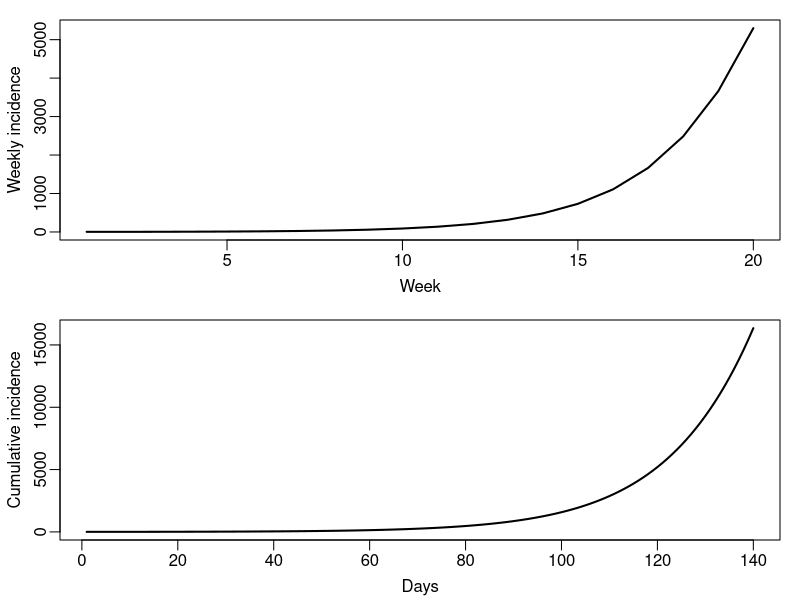
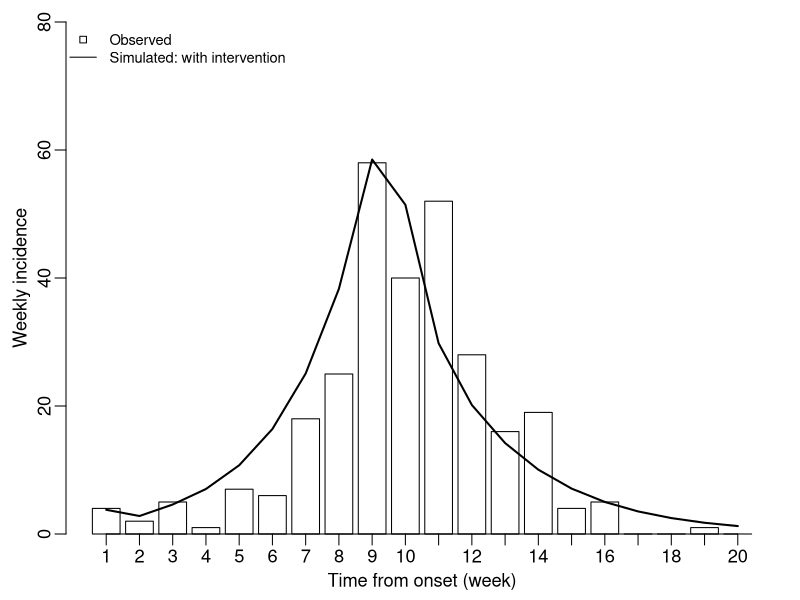
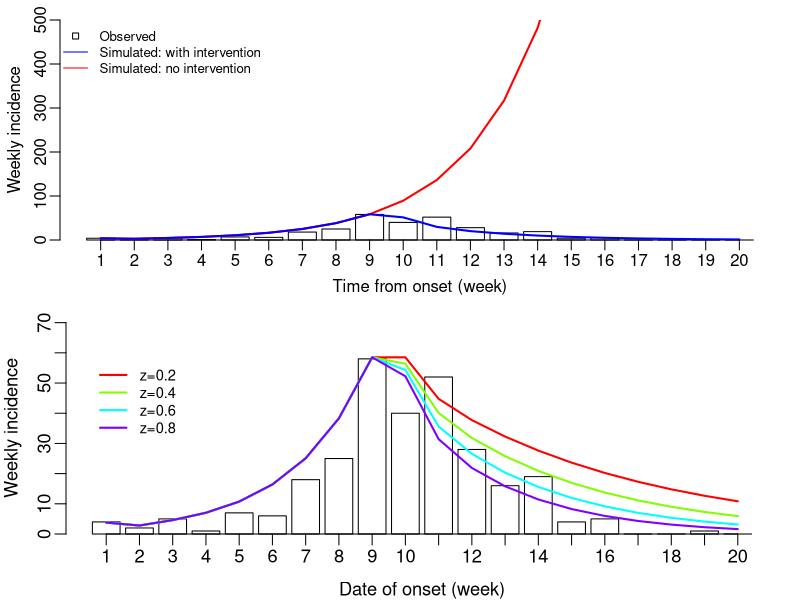
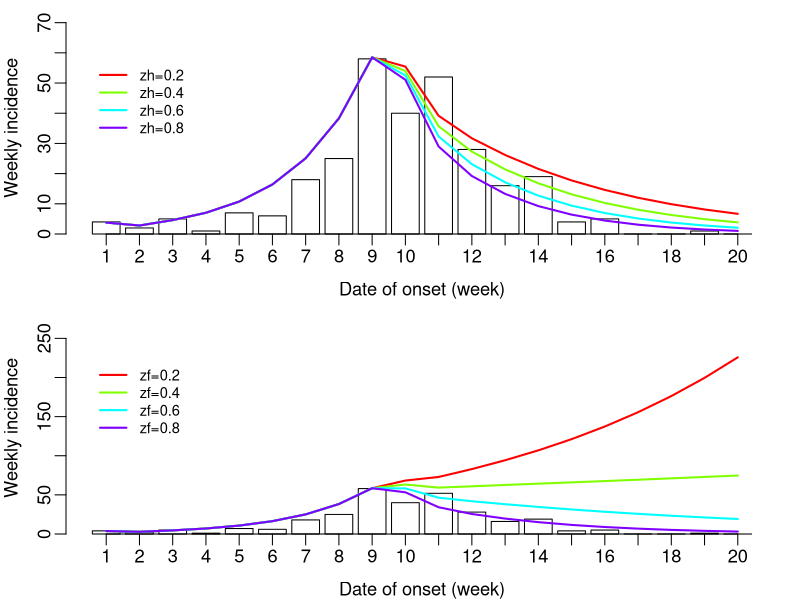
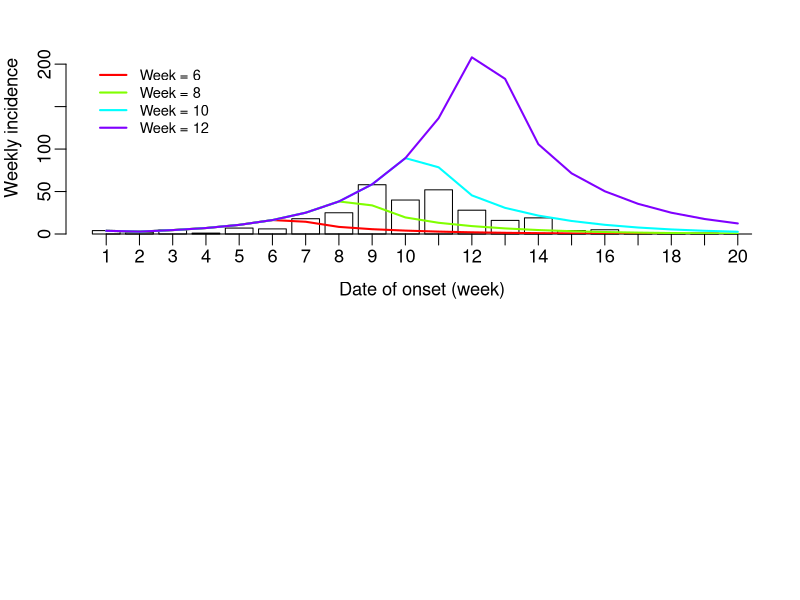

These charts were generated, in order, by the following R code:
## Lab 5: A complex compartmental model for Ebola
## model taken from Legrand et al. 2007

#############################################################################
## !!! NOTE: Please focus on the questions in the lab slides (i.e. pdf file)  
##              -those are the core questions you need to answer. 
## Any additional questions in this R script are meant as guidelines.
#############################################################################

## if you haven't had it installed yet, type in the following first:
## install.packages('deSolve')
library(deSolve)

EBOLA = function(t,state,parameters){
  with(as.list(c(state,parameters)),{
    
    # rate of change
    dS =  -S/N * (beta.I * I + beta.H * H + beta.F * FF);
    dE = S/N * (beta.I * I + beta.H * H  +  beta.F * FF)  -  alpha * E
    dI = alpha * E - I * (gamma.h * theta1 + gamma.d * (1 - theta1) * delta1 + gamma.i * (1 - theta1) * (1 - delta1));
    dH = gamma.h * theta1 * I - gamma.dh * delta2 * H  -  gamma.ih * (1 - delta2) * H
    dFF =  gamma.dh * delta2 * H  +  gamma.d * (1 - theta1) * delta1 * I  -  gamma.f * FF
    dR =  gamma.f * FF  +  gamma.i * (1 - theta1) * (1 - delta1) * I  +  gamma.ih * (1 - delta2) * H
    
    dcumInci = alpha * E # cumulative incidence
    
    # return the rate of change
    list(c(dS,  dE,  dI,  dH,  dFF,  dR,  dcumInci))
  }) # end with(as.list...)
}

####################################################################################
## Simulate the DRC 1995 outbreak
####################################################################################
# Initial conditions:
N = 2e5; E0 = H0 = FF0 = R0 = 0; I0 = 3; cumInci0 = 3; S0 = N - I0;
state = c(S = S0, E = E0, I = I0, H = H0, FF = FF0 , R = R0, cumInci = cumInci0);

## parameters for the DRC 1995 outbreak (Tables 3 & 4 in Legrand et al. 2007)
# no intervention
alpha = 1/7; # incubation period: 7 days
gamma.h = 1/5; # from onset to hopspitalization: 5 days
gamma.d = 1/9.6; # from onset to death: 9.6 days
gamma.i = 1/10; # from onset to end of infectiousness for survivors: 10 days
gamma.f = 1/2; # from death to traditional burial 2 days
gamma.ih = 1/(10 - 5); # from hospitalization to end of infectiousness for survivors
gamma.dh = 1/(9.6 - 5); # from hospitalization to death
theta1 = .67; # proportion infectious in the hospital
delta1 = .8; # CFR for unhospitalized
delta2 = .8; # CFR for hospitalize
p = .85; ## reduced by a factor of p as we are running it deterministically
beta.I = .588/7; # transmission rate in the community
beta.H = .794/7; # transmission rate in the hospital
beta.F = 7.653/7 * p # transmission rate at funerals; 

# parms without intervention
parmsNoCtrl = c(alpha = alpha, # incubation period: 7 days
              gamma.h = gamma.h, # from onset to hopspitalization: 5 days
              gamma.d = gamma.d, # from onset to death: 9.6 days
              gamma.i = gamma.i, # from onset to end of infectiousness for survivors: 10 days
              gamma.f = gamma.f, # from death to traditional burial 2 days
              gamma.ih = gamma.ih, # from hospitalization to end of infectiousness for survivors
              gamma.dh = gamma.dh, # from hospitalization to death
              theta1 = theta1, # proportion infectious in the hospital
              delta1 = delta1, # CFR for unhospitalized
              delta2 = delta2, # CFR for hospitalize
              beta.I = beta.I, # transmission rate in the community
              beta.H = beta.H, # transmission rate in the hospital
              beta.F = beta.F # transmission rate at funerals, 
);


####################################
## FIRST RUN WITHOUT CONTROL:
####################################
times = 1:140; # run for 20 weeks
sim = ode(y = state, times = times, func = EBOLA, parms = parmsNoCtrl);

inci = sim[seq(7,nrow(sim), by = 7),'cumInci'] - c(0,sim[seq(7,nrow(sim) - 7, by = 7),'cumInci']) # get weekly incidence

par(mfrow = c(2,1), mar = c(3,3,1,1), mgp = c(1.8,.5,0), cex = 1)
plot(inci,ylab = 'Weekly incidence', xlab = 'Week', type = 'l', lwd = 2)
plot(sim[,'cumInci'], ylab = 'Cumulative incidence', xlab = 'Days', type = 'l', lwd = 2)


#######################################
## NOW RUN IT WITH INTERVENTION AFTER 9 WEEK OF FIRST CASE
#######################################

# parms with intervention
z = .88; # intervention in the community
z.H = .75; # intervention in the hospital
z.F = 0.875; # intervention in safe burial
parmsCtrl = c(alpha = alpha, # incubation period: 7 days
            gamma.h = gamma.h, # from onset to hopspitalization: 5 days
            gamma.d = gamma.d, # from onset to death: 9.6 days
            gamma.i = gamma.i, # from onset to end of infectiousness for survivors: 10 days
            gamma.f = gamma.f, # from death to traditional burial 2 days
            gamma.ih = gamma.ih, # from hospitalization to end of infectiousness for survivors
            gamma.dh = gamma.dh, # from hospitalization to death
            theta1 = theta1, # proportion infectious in the hospital
            delta1 = delta1, # CFR for unhospitalized
            delta2 = delta2, # CFR for hospitalize
            beta.I = beta.I * (1 - z), # transmission rate in the community
            beta.H = beta.H * (1 - z.H), # transmission rate in the hospital
            beta.F = beta.F * (1 - z.F) # transmission rate at funerals, 
);

## simulation starts on Mar 1, no intervention until May 4 (~9 weeks later)
## last case identified on July 12 (~19w weeks later)
times1 = seq(1,9*7,by = 1); # first 9 weeks with out intervention
times2 = seq(9*7, 20*7,by = 1); # afterward with incidence

# Stage 1: no intervention
simNoCtrl = ode(y = state, times = times1, func = EBOLA, parms = parmsNoCtrl);

# Stage 2: yes intervention
state2 = c(S = tail(simNoCtrl[,'S'],1), E = tail(simNoCtrl[,'E'],1),
         I = tail(simNoCtrl[,'I'],1),H = tail(simNoCtrl[,'H'],1),
         FF = tail(simNoCtrl[,'FF'],1), R = tail(simNoCtrl[,'R'],1),
         cumInci = tail(simNoCtrl[,'cumInci'],1));
simCtrl = ode(y = state2, times = times2, func = EBOLA, parms = parmsCtrl);

# Combine the two
sim2 = rbind(simNoCtrl,simCtrl[-1,])

inci2 = sim2[seq(7,nrow(sim2),by = 7),'cumInci'] - c(0,sim2[seq(7,nrow(sim2) - 7,by = 7),'cumInci']) # get weekly incidence


#######################################
## COMPARE: NO-INTERVENTION, YES-INTERVENTION, OBSERVATIONS
#######################################
## mock data
dates = seq(as.Date('1995/3/4'),as.Date('1995/7/15'), by = 7);
obs = c(4,2,5,1,7,6,18,25,58,40,52,28,16,19,4,5,0,0,1,0); # 291 cases
da = cbind(dates,obs)

## plot results：simulated (with intervention) v. observations
par(mfrow = c(1,1), mar = c(3,3,1,1), mgp = c(1.6,.5,0), cex = 1.1)
## Note: In barplot, bars are not drawn at intervals 1:10, etc., but on something else. 
## The actual x-coodinates can be seen if you save your barplot object. 
df.bar = barplot(obs,col = 'white',xlab = 'Time from onset (week)',
               ylab = 'Weekly incidence',ylim = c(0,80))
axis(1,at = df.bar,lab = 1:20)
lines(x = df.bar, y = inci2,lwd = 2) # use 'x=df.bar' to match with weeks
legend('topleft',c('Observed','Simulated: with intervention'),
       lty = c(NA,1), pch = c(0,NA), col = c('black','black'), cex = .8, bty = 'n')


##########################
### Q3: compare intervention with no intervention

  # plot and compare all three yourself

par(mfrow = c(2,1), mar = c(3,3,1,1), mgp = c(1.8,.5,0), cex = 1)
df.bar = barplot(obs,col = 'white',xlab = 'Time from onset (week)',
                 ylab = 'Weekly incidence',ylim = c(0,500))
axis(1,at = df.bar,lab = 1:20)
lines(x = df.bar, y = inci, lwd = 2, col = "red")
lines(x = df.bar, y = inci2,lwd = 2, col = "blue") 
legend('topleft',c('Observed','Simulated: with intervention', 'Simulated: no intervention'),
       lty = c(NA,1,1), pch = c(0,NA,NA), col = c('black','blue', 'red'), cex = .8, bty = 'n')

##############################################################################
## SENSITIVITY TESTS & EFFECTIVENESS OF INTERVENTION
##############################################################################
## Reduction in transmission within the community:
times1 = seq(1,9*7, by = 1); # first wk weeks with out intervention
times2 = seq(9*7, 20*7, by = 1);

zs = seq(.2,.8, by = .2)
res = matrix(0,20,length(zs))
for (i in 1:length(zs)) {
  z = zs[i]; # intervention in the community
  z.H = 0.75; # intervention in the hospital
  z.F = 0.875; # intervention in safe burial
  parmsCtrl = c(alpha = alpha, # incubation period: 7 days
              gamma.h = gamma.h, # from onset to hopspitalization: 5 days
              gamma.d = gamma.d, # from onset to death: 9.6 days
              gamma.i = gamma.i, # from onset to end of infectiousness for survivors: 10 days
              gamma.f = gamma.f, # from death to traditional burial 2 days
              gamma.ih = gamma.ih, # from hospitalization to end of infectiousness for survivors
              gamma.dh = gamma.dh, # from hospitalization to death
              theta1 = theta1, # proportion infectious in the hospital
              delta1 = delta1, # CFR for unhospitalized
              delta2 = delta2, # CFR for hospitalize
              beta.I = beta.I * (1 - z), # transmission rate in the community
              beta.H = beta.H * (1 - z.H), # transmission rate in the hospital
              beta.F = beta.F * (1 - z.F) # transmission rate at funerals, 
  );
  simNoCtrl = ode(y = state, times = times1,func = EBOLA,parms = parmsNoCtrl);
  state2 = c(S = tail(simNoCtrl[,'S'],1), E = tail(simNoCtrl[,'E'],1),I = tail(simNoCtrl[,'I'],1),
           H = tail(simNoCtrl[,'H'],1),FF = tail(simNoCtrl[,'FF'],1),R = tail(simNoCtrl[,'R'],1),
           Inci = tail(simNoCtrl[,'cumInci'],1));
  simCtrl = ode(y = state2,times = times2,func = EBOLA,parms = parmsCtrl);
  sim = rbind(simNoCtrl,simCtrl[-1,])
  # save the result before exiting the loop
  res[,i] = sim[seq(7,nrow(sim),by = 7),'cumInci'] - c(0,sim[seq(7,nrow(sim) - 7,by = 7),'cumInci']) # get weekly incidence
}

ymax = max(res)*1.2
par(mar = c(3,3,1,1), mgp = c(2,.5,0),cex = 1.1)
df.bar = barplot(obs,col = 'white',xlab = 'Date of onset (week)',
               ylab = 'Weekly incidence',ylim = c(0,ymax))
axis(1,at = df.bar,lab = 1:20)
matlines(x = df.bar, y = res,lty = 1, lwd = 2,col = rainbow(ncol(res))) # use 'x=df.bar' to match with weeks
legend(0,ymax/1.2,c(paste('z=',zs,sep = '')),
       lty = 1, lwd = 2,col = rainbow(ncol(res)),bty = 'n', cex = .8)



## NOW ADAPT THE CODE ABOVE TO COMPLETE THE EXERCISE BELOW:


##############################
# intervention at the hospital
##############################

times1 = seq(1,9*7, by = 1); # first wk weeks with out intervention
times2 = seq(9*7, 20*7, by = 1);

zh = seq(.2,.8, by = .2)
res = matrix(0,20,length(zs))
for (i in 1:length(zh)) {
  z = 0.88; # intervention in the community
  z.H = zh[i]; # intervention in the hospital
  z.F = 0.875; # intervention in safe burial
  parmsCtrl = c(alpha = alpha, # incubation period: 7 days
                gamma.h = gamma.h, # from onset to hopspitalization: 5 days
                gamma.d = gamma.d, # from onset to death: 9.6 days
                gamma.i = gamma.i, # from onset to end of infectiousness for survivors: 10 days
                gamma.f = gamma.f, # from death to traditional burial 2 days
                gamma.ih = gamma.ih, # from hospitalization to end of infectiousness for survivors
                gamma.dh = gamma.dh, # from hospitalization to death
                theta1 = theta1, # proportion infectious in the hospital
                delta1 = delta1, # CFR for unhospitalized
                delta2 = delta2, # CFR for hospitalize
                beta.I = beta.I * (1 - z), # transmission rate in the community
                beta.H = beta.H * (1 - z.H), # transmission rate in the hospital
                beta.F = beta.F * (1 - z.F) # transmission rate at funerals, 
  );
  simNoCtrl = ode(y = state, times = times1,func = EBOLA,parms = parmsNoCtrl);
  state2 = c(S = tail(simNoCtrl[,'S'],1), E = tail(simNoCtrl[,'E'],1),I = tail(simNoCtrl[,'I'],1),
             H = tail(simNoCtrl[,'H'],1),FF = tail(simNoCtrl[,'FF'],1),R = tail(simNoCtrl[,'R'],1),
             Inci = tail(simNoCtrl[,'cumInci'],1));
  simCtrl = ode(y = state2,times = times2,func = EBOLA,parms = parmsCtrl);
  sim = rbind(simNoCtrl,simCtrl[-1,])
  # save the result before exiting the loop
  res[,i] = sim[seq(7,nrow(sim),by = 7),'cumInci'] - c(0,sim[seq(7,nrow(sim) - 7,by = 7),'cumInci']) # get weekly incidence
}

ymax = max(res)*1.2
par(mar = c(3,3,1,1), mgp = c(2,.5,0),cex = 1.1)
df.bar = barplot(obs,col = 'white',xlab = 'Date of onset (week)',
                 ylab = 'Weekly incidence',ylim = c(0,ymax))
axis(1,at = df.bar,lab = 1:20)
matlines(x = df.bar, y = res,lty = 1, lwd = 2,col = rainbow(ncol(res))) # use 'x=df.bar' to match with weeks
legend(0,ymax/1.2,c(paste('zh=',zh,sep = '')),
       lty = 1, lwd = 2,col = rainbow(ncol(res)),bty = 'n', cex = .8)



##############################
# Intervention at the funerals
##############################


times1 = seq(1,9*7, by = 1); # first wk weeks with out intervention
times2 = seq(9*7, 20*7, by = 1);

zf = seq(.2,.8, by = .2)
res = matrix(0,20,length(zs))
for (i in 1:length(zf)) {
  z = 0.88; # intervention in the community
  z.H = 0.75; # intervention in the hospital
  z.F = zf[i]; # intervention in safe burial
  parmsCtrl = c(alpha = alpha, # incubation period: 7 days
                gamma.h = gamma.h, # from onset to hopspitalization: 5 days
                gamma.d = gamma.d, # from onset to death: 9.6 days
                gamma.i = gamma.i, # from onset to end of infectiousness for survivors: 10 days
                gamma.f = gamma.f, # from death to traditional burial 2 days
                gamma.ih = gamma.ih, # from hospitalization to end of infectiousness for survivors
                gamma.dh = gamma.dh, # from hospitalization to death
                theta1 = theta1, # proportion infectious in the hospital
                delta1 = delta1, # CFR for unhospitalized
                delta2 = delta2, # CFR for hospitalize
                beta.I = beta.I * (1 - z), # transmission rate in the community
                beta.H = beta.H * (1 - z.H), # transmission rate in the hospital
                beta.F = beta.F * (1 - z.F) # transmission rate at funerals, 
  );
  simNoCtrl = ode(y = state, times = times1,func = EBOLA,parms = parmsNoCtrl);
  state2 = c(S = tail(simNoCtrl[,'S'],1), E = tail(simNoCtrl[,'E'],1),I = tail(simNoCtrl[,'I'],1),
             H = tail(simNoCtrl[,'H'],1),FF = tail(simNoCtrl[,'FF'],1),R = tail(simNoCtrl[,'R'],1),
             Inci = tail(simNoCtrl[,'cumInci'],1));
  simCtrl = ode(y = state2,times = times2,func = EBOLA,parms = parmsCtrl);
  sim = rbind(simNoCtrl,simCtrl[-1,])
  # save the result before exiting the loop
  res[,i] = sim[seq(7,nrow(sim),by = 7),'cumInci'] - c(0,sim[seq(7,nrow(sim) - 7,by = 7),'cumInci']) # get weekly incidence
}

ymax = max(res)*1.2
par(mar = c(3,3,1,1), mgp = c(2,.5,0),cex = 1.1)
df.bar = barplot(obs,col = 'white',xlab = 'Date of onset (week)',
                 ylab = 'Weekly incidence',ylim = c(0,ymax))
axis(1,at = df.bar,lab = 1:20)
matlines(x = df.bar, y = res,lty = 1, lwd = 2,col = rainbow(ncol(res))) # use 'x=df.bar' to match with weeks
legend(0,ymax/1.2,c(paste('zf=',zf,sep = '')),
       lty = 1, lwd = 2,col = rainbow(ncol(res)),bty = 'n', cex = .8)



##############################
## Timing of intervention
##############################

time=seq(6,12,by=2);
res=matrix(0,20,length(time))
for (i in 1:length(time)){
  times1=seq(1,time[i]*7,by=1);
  times2=seq(time[i]*7, 20*7, by=1);
  z=0.88; # intervention in the community
  z.H=0.75; # intervention in the hospital
  z.F=0.875; # intervention in safe burial
  parmsCtrl=c(alpha=alpha, # incubation period: 7 days
              gamma.h=gamma.h, # from onset to hopspitalization: 5 days
              gamma.d=gamma.d, # from onset to death: 9.6 days
              gamma.i=gamma.i, # from onset to end of infectiousness for survivors: 10 days
              gamma.f=gamma.f, # from death to traditional burial 2 days
              gamma.ih=gamma.ih, # from hospitalization to end of infectiousness for survivors
              gamma.dh=gamma.dh, # from hospitalization to death
              theta1=theta1, # proportion infectious in the hospital
              delta1=delta1, # CFR for unhospitalized
              delta2=delta2, # CFR for hospitalize
              beta.I=beta.I * (1-z), # transmission rate in the community
              beta.H=beta.H * (1-z.H), # transmission rate in the hospital
              beta.F=beta.F * (1-z.F) # transmission rate at funerals, 
  );
  simNoCtrl=ode(y=state,times=times1,func=EBOLA,parms=parmsNoCtrl);
  state2=c(S=tail(simNoCtrl[,'S'],1),E=tail(simNoCtrl[,'E'],1),I=tail(simNoCtrl[,'I'],1),
           H=tail(simNoCtrl[,'H'],1),FF=tail(simNoCtrl[,'FF'],1),R=tail(simNoCtrl[,'R'],1),
           Inci=tail(simNoCtrl[,'cumInci'],1));
  simCtrl=ode(y=state2,times=times2,func=EBOLA,parms=parmsCtrl);
  sim=rbind(simNoCtrl,simCtrl[-1,])
  # save the result before exiting the loop
  res[,i]=sim[seq(7,nrow(sim),by=7),'cumInci']-c(0,sim[seq(7,nrow(sim)-7,by=7),'cumInci']) # get weekly incidence
}

ymax=max(res)*1.2
par(mar=c(3,3,1,1),mgp=c(2,.5,0),cex=1.1)
df.bar=barplot(obs,col='white',xlab='Date of onset (week)',
               ylab='Weekly incidence',ylim=c(0,ymax))
axis(1,at=df.bar,lab=1:20)
matlines(x=df.bar, y=res,lty=1, lwd=2,col=rainbow(ncol(res))) # use 'x=df.bar' to match with weeks
legend(0,ymax/1.2,c(paste('Week = ',time,sep='')),
       lty=1, lwd=2,col=rainbow(ncol(res)),bty='n',cex=.8)
